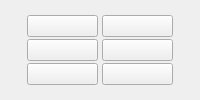
          <widget class="QWidget" name="advanced_visibility_bar_" native="true">
           <layout class="QHBoxLayout" name="horizontalLayout_13">
            <property name="spacing">
             <number>0</number>
            </property>
            <property name="leftMargin">
             <number>0</number>
            </property>
            <property name="topMargin">
             <number>4</number>
            </property>
            <property name="rightMargin">
             <number>0</number>
            </property>
            <property name="bottomMargin">
             <number>4</number>
            </property>
            <item>
             <widget class="QWidget" name="viewer_buttons_widget_" native="true">
              <property name="minimumSize">
               <size>
                <width>150</width>
                <height>74</height>
               </size>
              </property>
              <property name="maximumSize">
               <size>
                <width>150</width>
                <height>74</height>
               </size>
              </property>
              <layout class="QHBoxLayout" name="horizontalLayout_8">
               <property name="spacing">
                <number>0</number>
               </property>
               <property name="margin">
                <number>0</number>
               </property>
               <item>
                <widget class="QWidget" name="left_viewers_widget_" native="true">
                 <layout class="QVBoxLayout" name="verticalLayout_12">
                  <property name="spacing">
                   <number>2</number>
                  </property>
                  <property name="margin">
                   <number>2</number>
                  </property>
                  <item>
                   <widget class="QToolButton" name="viewer_0_button_">
                    <property name="sizePolicy">
                     <sizepolicy hsizetype="Preferred" vsizetype="Preferred">
                      <horstretch>0</horstretch>
                      <verstretch>0</verstretch>
                     </sizepolicy>
                    </property>
                    <property name="toolTip">
                     <string>Visibility of viewer 1</string>
                    </property>
                    <property name="text">
                     <string/>
                    </property>
                    <property name="icon">
                     <iconset resource="../../Resources/QtResources.qrc">
                      <normaloff>:/Images/VisibleOff.png</normaloff>
                      <normalon>:/Images/VisibleWhite.png</normalon>:/Images/VisibleOff.png</iconset>
                    </property>
                    <property name="checkable">
                     <bool>true</bool>
                    </property>
                   </widget>
                  </item>
                  <item>
                   <widget class="QToolButton" name="viewer_1_button_">
                    <property name="sizePolicy">
                     <sizepolicy hsizetype="Preferred" vsizetype="Preferred">
                      <horstretch>0</horstretch>
                      <verstretch>0</verstretch>
                     </sizepolicy>
                    </property>
                    <property name="toolTip">
                     <string>Visibility of viewer 2</string>
                    </property>
                    <property name="text">
                     <string/>
                    </property>
                    <property name="icon">
                     <iconset resource="../../Resources/QtResources.qrc">
                      <normaloff>:/Images/VisibleOff.png</normaloff>
                      <normalon>:/Images/VisibleWhite.png</normalon>:/Images/VisibleOff.png</iconset>
                    </property>
                    <property name="checkable">
                     <bool>true</bool>
                    </property>
                    <property name="checked">
                     <bool>false</bool>
                    </property>
                   </widget>
                  </item>
                  <item>
                   <widget class="QToolButton" name="viewer_2_button_">
                    <property name="sizePolicy">
                     <sizepolicy hsizetype="Preferred" vsizetype="Preferred">
                      <horstretch>0</horstretch>
                      <verstretch>0</verstretch>
                     </sizepolicy>
                    </property>
                    <property name="toolTip">
                     <string>Visibility of viewer 3</string>
                    </property>
                    <property name="text">
                     <string/>
                    </property>
                    <property name="icon">
                     <iconset resource="../../Resources/QtResources.qrc">
                      <normaloff>:/Images/VisibleOff.png</normaloff>
                      <normalon>:/Images/VisibleWhite.png</normalon>:/Images/VisibleOff.png</iconset>
                    </property>
                    <property name="checkable">
                     <bool>true</bool>
                    </property>
                   </widget>
                  </item>
                 </layout>
                </widget>
               </item>
               <item>
                <widget class="QWidget" name="right_viewers_widget_" native="true">
                 <layout class="QVBoxLayout" name="verticalLayout_13">
                  <property name="spacing">
                   <number>2</number>
                  </property>
                  <property name="margin">
                   <number>2</number>
                  </property>
                  <item>
                   <widget class="QToolButton" name="viewer_3_button_">
                    <property name="sizePolicy">
                     <sizepolicy hsizetype="Preferred" vsizetype="Preferred">
                      <horstretch>0</horstretch>
                      <verstretch>0</verstretch>
                     </sizepolicy>
                    </property>
                    <property name="toolTip">
                     <string>Visibility of viewer 4</string>
                    </property>
                    <property name="text">
                     <string/>
                    </property>
                    <property name="icon">
                     <iconset resource="../../Resources/QtResources.qrc">
                      <normaloff>:/Images/VisibleOff.png</normaloff>
                      <normalon>:/Images/VisibleWhite.png</normalon>:/Images/VisibleOff.png</iconset>
                    </property>
                    <property name="checkable">
                     <bool>true</bool>
                    </property>
                   </widget>
                  </item>
                  <item>
                   <widget class="QToolButton" name="viewer_4_button_">
                    <property name="sizePolicy">
                     <sizepolicy hsizetype="Preferred" vsizetype="Preferred">
                      <horstretch>0</horstretch>
                      <verstretch>0</verstretch>
                     </sizepolicy>
                    </property>
                    <property name="toolTip">
                     <string>Visibility of viewer 5</string>
                    </property>
                    <property name="text">
                     <string/>
                    </property>
                    <property name="icon">
                     <iconset resource="../../Resources/QtResources.qrc">
                      <normaloff>:/Images/VisibleOff.png</normaloff>
                      <normalon>:/Images/VisibleWhite.png</normalon>:/Images/VisibleOff.png</iconset>
                    </property>
                    <property name="checkable">
                     <bool>true</bool>
                    </property>
                   </widget>
                  </item>
                  <item>
                   <widget class="QToolButton" name="viewer_5_button_">
                    <property name="sizePolicy">
                     <sizepolicy hsizetype="Preferred" vsizetype="Preferred">
                      <horstretch>0</horstretch>
                      <verstretch>0</verstretch>
                     </sizepolicy>
                    </property>
                    <property name="toolTip">
                     <string>Visibility of viewer 6</string>
                    </property>
                    <property name="text">
                     <string/>
                    </property>
                    <property name="icon">
                     <iconset resource="../../Resources/QtResources.qrc">
                      <normaloff>:/Images/VisibleOff.png</normaloff>
                      <normalon>:/Images/VisibleWhite.png</normalon>:/Images/VisibleOff.png</iconset>
                    </property>
                    <property name="checkable">
                     <bool>true</bool>
                    </property>
                   </widget>
                  </item>
                 </layout>
                </widget>
               </item>
              </layout>
             </widget>
            </item>
           </layout>
          </widget>
